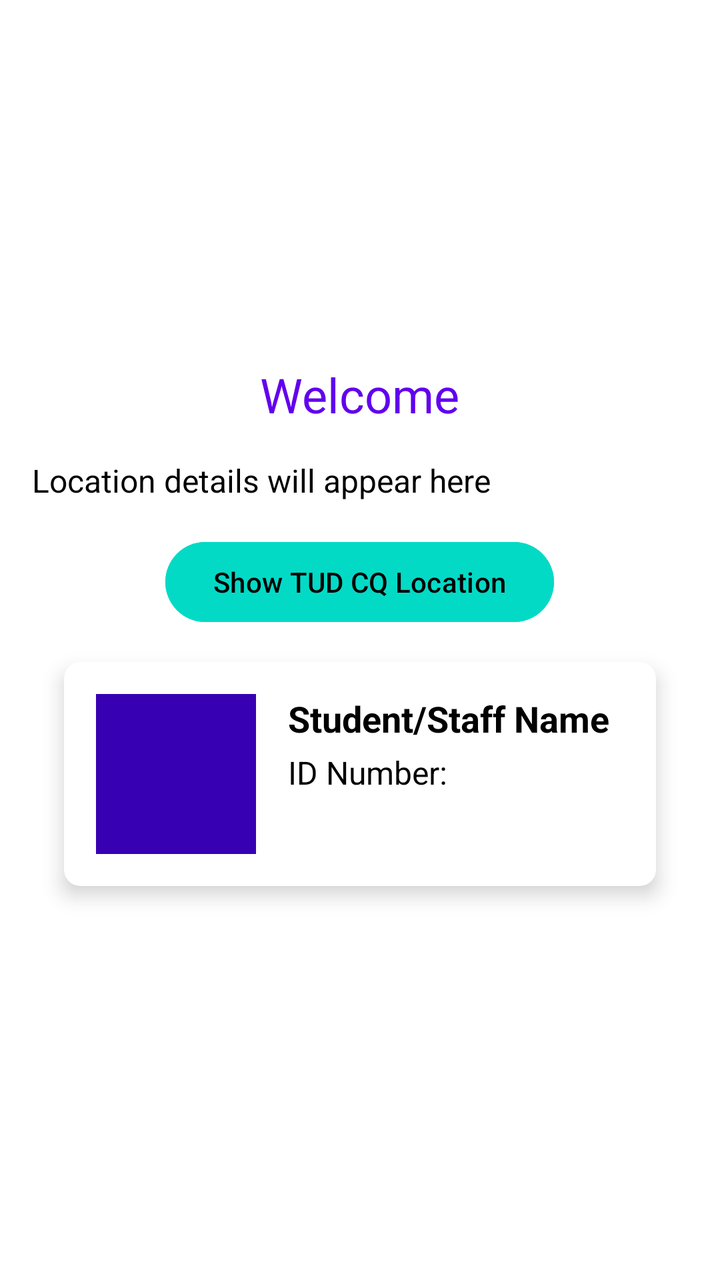
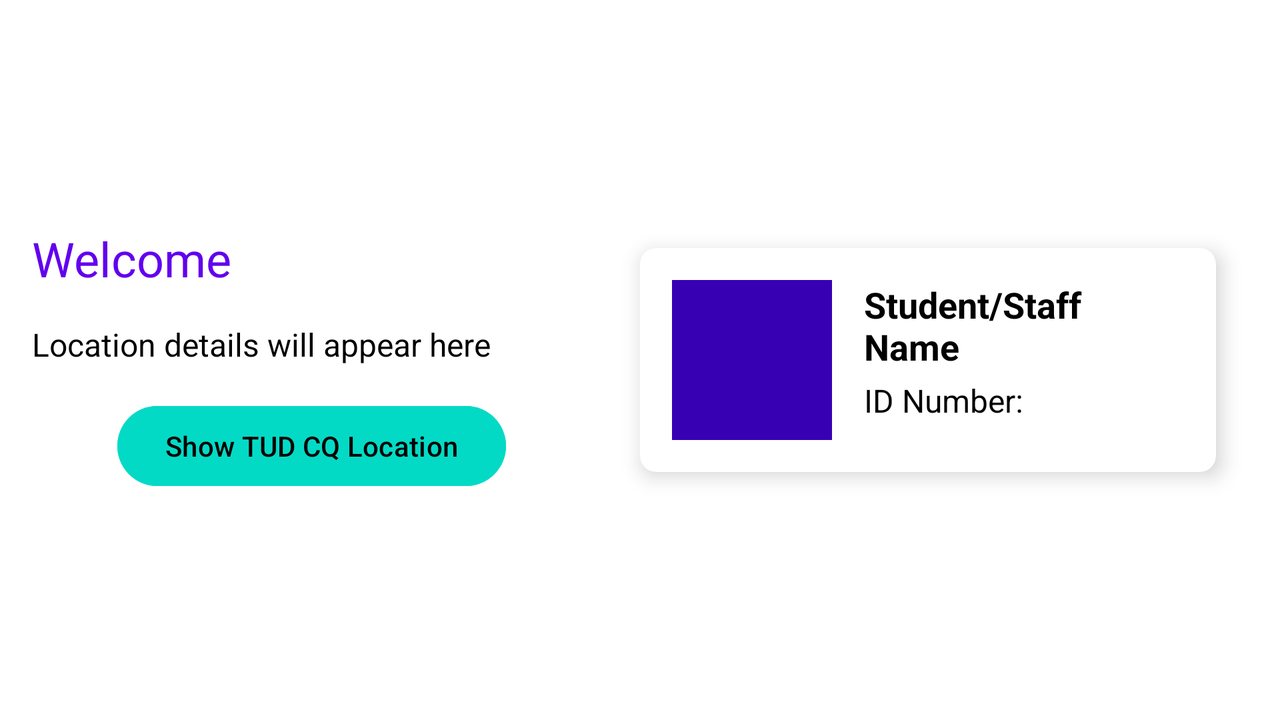

Two renders of one Android screen. The first uses the default layout on a phone; the second uses the alternative layout the repository ships for a different screen configuration, on a matching device. The two XML files are below.
<!-- AndroidManifest.xml: application theme Theme.Easy_Access_App -->
<!-- res/layout/fragment_home.xml -->
<?xml version="1.0" encoding="utf-8"?>
<LinearLayout
    xmlns:android="http://schemas.android.com/apk/res/android"
    xmlns:app="http://schemas.android.com/apk/res-auto"
    android:layout_width="match_parent"
    android:layout_height="match_parent"
    android:orientation="vertical"
    android:padding="16dp"
    android:gravity="center"
    android:background="@color/background">

    
    <TextView
        android:id="@+id/homeWelcomeTextView"
        android:layout_width="wrap_content"
        android:layout_height="wrap_content"
        android:text="@string/home_welcome_text"
        android:textSize="24sp"
        android:textColor="@color/primary"
        android:layout_marginBottom="16dp" />

    
    <TextView
        android:id="@+id/homeLocationTextView"
        android:layout_width="match_parent"
        android:layout_height="wrap_content"
        android:text="Location details will appear here"
        android:textSize="16sp"
        android:textColor="@color/onBackground"
        android:paddingBottom="16dp" />

    
    <Button
        android:id="@+id/showCollegeButton"
        android:layout_width="wrap_content"
        android:layout_height="wrap_content"
        android:text="Show TUD CQ Location"
        android:backgroundTint="@color/secondary"
        android:textColor="@color/onSecondary" />

    
    <androidx.cardview.widget.CardView
        android:layout_width="match_parent"
        android:layout_height="wrap_content"
        android:layout_gravity="center"
        android:layout_margin="16dp"
        app:cardCornerRadius="8dp"
        app:cardElevation="6dp"
        app:cardBackgroundColor="@color/surface">

        
        <LinearLayout
            android:layout_width="match_parent"
            android:layout_height="wrap_content"
            android:orientation="horizontal"
            android:padding="16dp">

            
            <ImageView
                android:id="@+id/idCardImageView"
                android:layout_width="80dp"
                android:layout_height="80dp"
                android:layout_marginEnd="16dp"
                android:contentDescription="@string/profile_image_description"
                android:scaleType="centerCrop"
                android:background="@color/primaryVariant" />

            
            <LinearLayout
                android:layout_width="match_parent"
                android:layout_height="wrap_content"
                android:orientation="vertical">

                <TextView
                    android:id="@+id/studentNameTextView"
                    android:layout_width="wrap_content"
                    android:layout_height="wrap_content"
                    android:text="@string/student_name_placeholder"
                    android:textSize="18sp"
                    android:textStyle="bold"
                    android:textColor="@color/onBackground"
                    android:layout_marginBottom="4dp" />

                <TextView
                    android:id="@+id/studentIdTextView"
                    android:layout_width="wrap_content"
                    android:layout_height="wrap_content"
                    android:text="@string/student_id_placeholder"
                    android:textSize="16sp"
                    android:textColor="@color/onBackground" />
            </LinearLayout>
        </LinearLayout>
    </androidx.cardview.widget.CardView>
</LinearLayout>
<!-- resources referenced by this layout -->
<resources>
  <color name="background">#FFFFFF</color>
  <color name="onBackground">#000000</color>
  <color name="onSecondary">#000000</color>
  <color name="primary">#6200EE</color>
  <color name="primaryVariant">#3700B3</color>
  <color name="secondary">#03DAC6</color>
  <color name="surface">#FFFFFF</color>
  <string name="home_welcome_text" translatable="false">Welcome</string>
  <string name="profile_image_description" translatable="false">Profile Picture</string>
  <string name="student_id_placeholder" translatable="false">ID Number: </string>
  <string name="student_name_placeholder" translatable="false">Student/Staff Name</string>
  <style name="Theme.Easy_Access_App" parent="Theme.Material3.DayNight.NoActionBar">
          
          <item name="android:windowBackground">@color/background_color</item>
          <item name="colorSurface">@color/surface</item>
  
          
          <item name="colorPrimary">@color/colorPrimary</item>
          <item name="colorPrimaryVariant">@color/colorPrimaryDark</item>
          <item name="colorAccent">@color/colorAccent</item>
  
          
          <item name="colorOnPrimary">@color/white</item>
          <item name="colorOnSecondary">@color/black</item>
      </style>
  <color name="background_color">#FFFFFF</color>
  <color name="colorPrimary">#BB86FC</color>
  <color name="colorPrimaryDark">#3700B3</color>
  <color name="colorAccent">#03DAC6</color>
  <color name="white">#FFFFFF</color>
  <color name="black">#000000</color>
</resources>
<!-- res/layout-land/fragment_home.xml (the repository's variant of the layout above) -->
<!-- drawn on the phone turned sideways -->
<?xml version="1.0" encoding="utf-8"?>
<ScrollView xmlns:android="http://schemas.android.com/apk/res/android"
    android:layout_width="match_parent"
    android:layout_height="match_parent"
    xmlns:app="http://schemas.android.com/apk/res-auto"
    android:background="@color/background"
    android:padding="16dp"
    android:fillViewport="true">

    <LinearLayout
        android:layout_width="match_parent"
        android:layout_height="wrap_content"
        android:orientation="horizontal"
        android:gravity="center">

        
        <LinearLayout
            android:layout_width="0dp"
            android:layout_height="wrap_content"
            android:layout_weight="1"
            android:orientation="vertical"
            android:paddingEnd="8dp">

            
            <TextView
                android:id="@+id/homeWelcomeTextView"
                android:layout_width="match_parent"
                android:layout_height="wrap_content"
                android:text="@string/home_welcome_text"
                android:textSize="24sp"
                android:textColor="@color/primary"
                android:layout_marginBottom="16dp" />

            
            <TextView
                android:id="@+id/homeLocationTextView"
                android:layout_width="match_parent"
                android:layout_height="wrap_content"
                android:paddingBottom="16dp"
                android:text="Location details will appear here"
                android:textSize="16sp"
                android:textColor="@color/onBackground" />

            
            <Button
                android:id="@+id/showCollegeButton"
                android:layout_width="wrap_content"
                android:layout_height="wrap_content"
                android:text="Show TUD CQ Location"
                android:backgroundTint="@color/secondary"
                android:textColor="@color/onSecondary"
                android:layout_gravity="center" />
        </LinearLayout>

        
        <androidx.cardview.widget.CardView
            android:layout_width="0dp"
            android:layout_height="wrap_content"
            android:layout_weight="1"
            android:layout_gravity="center"
            android:layout_margin="16dp"
            app:cardCornerRadius="8dp"
            app:cardElevation="6dp"
            app:cardBackgroundColor="@color/surface">

            
            <LinearLayout
                android:layout_width="match_parent"
                android:layout_height="wrap_content"
                android:orientation="horizontal"
                android:padding="16dp">

                
                <ImageView
                    android:id="@+id/idCardImageView"
                    android:layout_width="80dp"
                    android:layout_height="80dp"
                    android:layout_marginEnd="16dp"
                    android:background="@color/primaryVariant"
                    android:contentDescription="@string/profile_image_description"
                    android:scaleType="centerCrop" />

                
                <LinearLayout
                    android:layout_width="match_parent"
                    android:layout_height="wrap_content"
                    android:orientation="vertical">

                    <TextView
                        android:id="@+id/studentNameTextView"
                        android:layout_width="wrap_content"
                        android:layout_height="wrap_content"
                        android:text="@string/student_name_placeholder"
                        android:textSize="18sp"
                        android:textStyle="bold"
                        android:textColor="@color/onBackground"
                        android:layout_marginBottom="4dp" />

                    <TextView
                        android:id="@+id/studentIdTextView"
                        android:layout_width="wrap_content"
                        android:layout_height="wrap_content"
                        android:text="@string/student_id_placeholder"
                        android:textSize="16sp"
                        android:textColor="@color/onBackground" />
                </LinearLayout>
            </LinearLayout>
        </androidx.cardview.widget.CardView>
    </LinearLayout>
</ScrollView>
